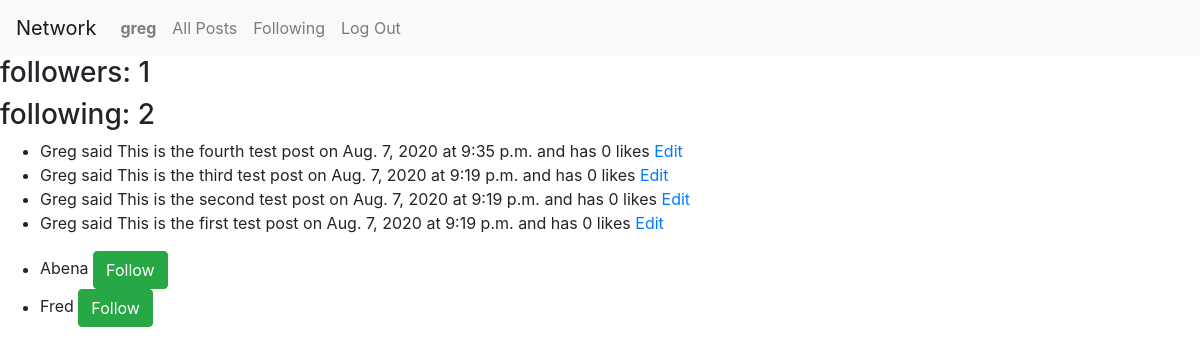
The page /profile (signed in) on the database its author committed.
### network/models.py (models this page shows, shortened)
class User(AbstractUser):
    pass

class Post(models.Model):
    user = models.ForeignKey(User, on_delete=models.CASCADE)
    post = models.CharField(max_length=1000)
    date = models.DateField()
    time = models.TimeField()

### network/views.py (the view)
# urls.py: path("profile", views.profile, name="profile"),
def profile(request):
    user = User.objects.get(username=request.user)
    users = User.objects.exclude(username=request.user)
    posts = Post.objects.filter(user=user)
    posts = reversed(posts)
    return render(request, "network/profile.html", {
        "user":user,
        "posts":posts,
        "users":users
    })

### network/templates/network/profile.html (shortened to what this page needs)
{% extends "network/layout.html" %}
{% block body %}
    {% if user.is_authenticated %}
    <h3>followers: {{ user.followers.count }}</h3>
    <h3>following: {{ user.following.count }}</h3>
    <ul>
        {% for i in posts %}
            <li>
                {{ i.user|title }} said {{ i.post}} on {{ i.date }} at {{ i.time }} and has {{ i.likes.count }} likes
                {% if i.user == request.user %}
                    <a href="edit/{{ i.id }}">Edit</a>
                {% endif %}
            </li>
        {% empty %}
            <li>Sorry, no posts yet.</li>
        {% endfor %}
    </ul>
    <ul>
        {% for u in users %}
            <li>
                {{ u.username|title }}
                <button class="btn btn-success" onclick="window.location.href='/follow/{{ u.id }}'">Follow</button>
            </li>
        {% endfor %}
    </ul>
    {% else %}
        <p class="text-center font-weight-bold">You must sign in first</p>
    {% endif %}
{% endblock %}

### network/templates/network/layout.html (shortened to what this page needs)
{% load static %}
<!DOCTYPE html>
<html lang="en">
    <head>
        <link rel="stylesheet" href="https://stackpath.bootstrapcdn.com/bootstrap/4.4.1/css/bootstrap.min.css">
        <link href="{% static 'network/styles.css' %}" rel="stylesheet">
    </head>
    <body>
        <nav class="navbar navbar-expand-lg navbar-light bg-light">
            <a class="navbar-brand" href="{% url 'index' %}">Network</a>
            <div>
              <ul class="navbar-nav mr-auto">
                {% if user.is_authenticated %}
                    <li class="nav-item">
                        <a class="nav-link" href="{% url 'profile' %}"><strong>{{ user.username }}</strong></a>
                    </li>
                {% endif %}
                <li class="nav-item">
                  <a class="nav-link" href="{% url 'index' %}">All Posts</a>
                </li>
                {% if user.is_authenticated %}
                    <li class="nav-item">
                        <a class="nav-link" href="{% url 'following' %}">Following</a>
                    </li>
                    <li class="nav-item">
                        <a class="nav-link" href="{% url 'logout' %}">Log Out</a>
                    </li>
                {% endif %}
              </ul>
            </div>
          </nav>
        <div class="body">
            {% block body %}
            {% endblock %}
        </div>
    </body>
</html>

### rows shown on the page
User: username "greg", followers.count "1", following.count "2"
Post: user "Greg", post "This is the fourth test post", date "Aug. 7, 2020", time "9:35 p.m.", likes.count "0"
Post: user "Greg", post "This is the third test post", date "Aug. 7, 2020", time "9:19 p.m.", likes.count "0"
Post: user "Greg", post "This is the second test post", date "Aug. 7, 2020", time "9:19 p.m.", likes.count "0"
Post: user "Greg", post "This is the first test post", date "Aug. 7, 2020", time "9:19 p.m.", likes.count "0"
User: username "Abena"
User: username "Fred"
